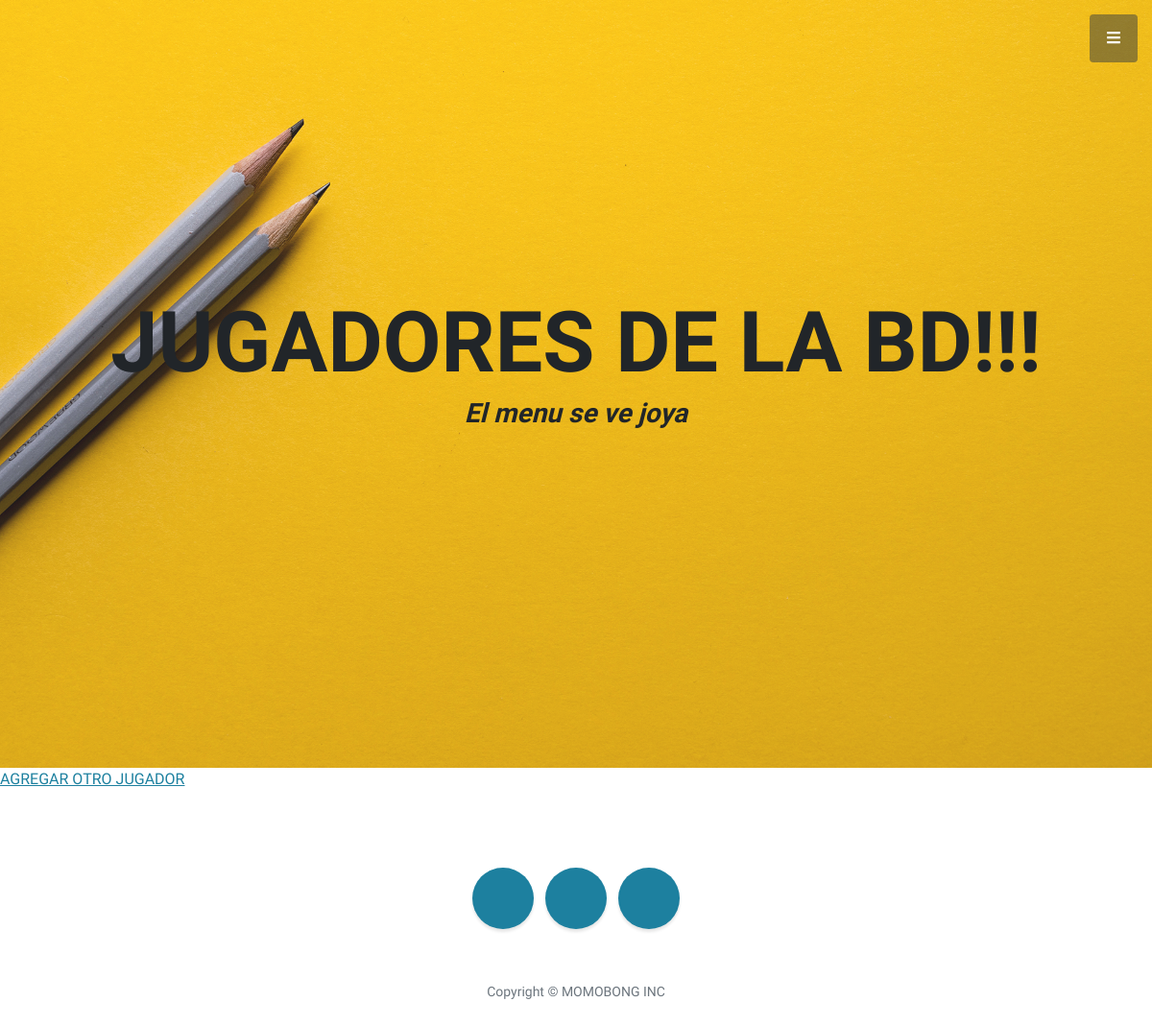
/AppCoder/leerJugadores, run on an earlier commit of the app's database.
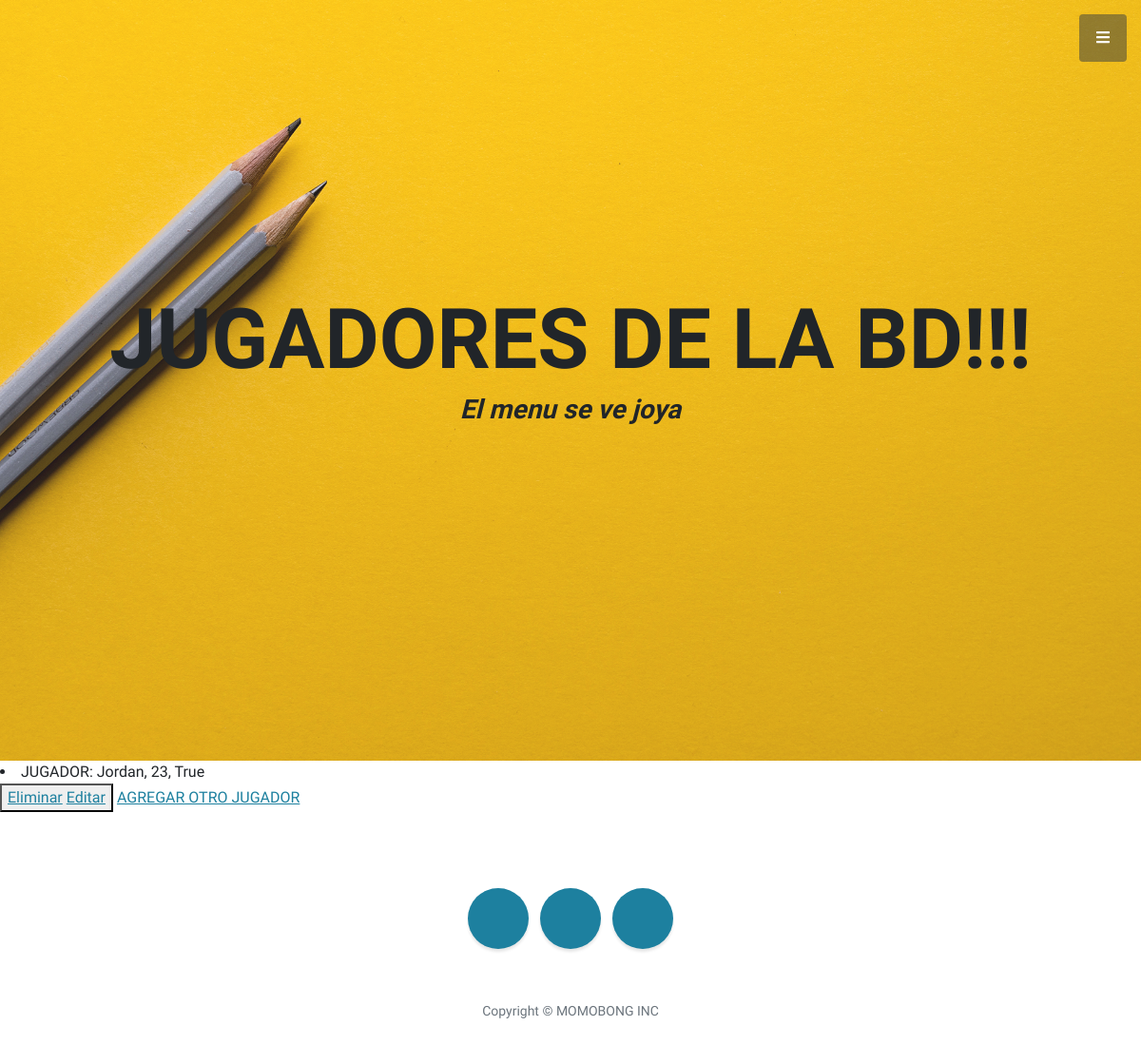
And on a later commit of the database.
### AppCoder/models.py (models this page shows)
class Jugador(models.Model):
    apellido = models.CharField(max_length=40)
    numero = models.IntegerField()
    esBueno = models.BooleanField(null=True)
    def __str__(self):
        return f"{self.apellido}, {self.numero}, {self.esBueno}"

### AppCoder/views.py (the view)
# urls.py: path('leerJugadores', views.leerJugadores),
def leerJugadores(request):
    jugadores = Jugador.objects.all()
    dir = {"jugadores": jugadores} #contexto
    return render(request, 'AppCoder/leerJugadores.html', dir)

### AppCoder/templates/AppCoder/leerJugadores.html
        {% extends "AppCoder/padre.html" %}
        {% load static %}
                {% block contenido2 %}
                <h1 class="mb-1">JUGADORES DE LA BD!!!</h1>
                {% endblock %}
                {% block contenido %}
                        {% for j in jugadores %}
                                <li> JUGADOR:  {{ j }}  </li>
                                <button>
                                        <a href="{% url 'EliminarJugador' j.numero %}">Eliminar</a>
                                        <a href="{% url 'EditarJugador' j.numero %}">Editar</a>
                                </button>
                        {% endfor %}
                        <a href= ""> AGREGAR OTRO JUGADOR</a>
                {% endblock %}

What changed in the data, as far as the page shows it:
added Jugador: apellido+numero+esBueno "Jordan, 23, True"
